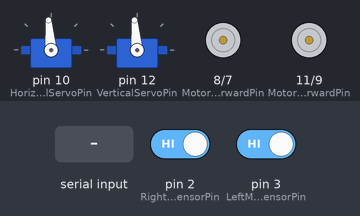
Recording of a sketch running on a simulated Arduino Uno, built with avr-gcc and run on an emulated ATmega328P. On the bench: 2 × servo, motor-driver pin pairs drawn as motors (green arrow = first pin HIGH = forward, orange = second pin HIGH = backward, longer = more drive, scaled by the enable pin). The inputs (shaded band) are chosen by the test bench; at power-on: pin 2 (RightMotorSpeedSensorPin) HIGH, pin 3 (LeftMotorSpeedSensorPin) HIGH.

Above: at 1.2 s.
1.3 s: "1\n" received over Serial
At 4.0 s:
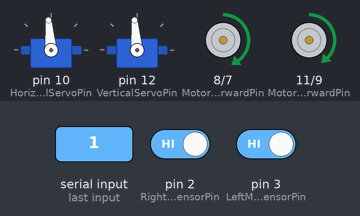
4.3 s: "0\n" received over Serial
At 5.9 s:
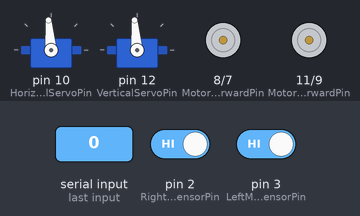
6.8 s: "3\n" received over Serial
At 9.0 s:
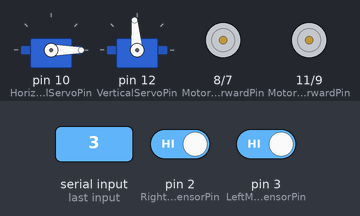
9.3 s: "1\n" received over Serial
At 11.3 s:
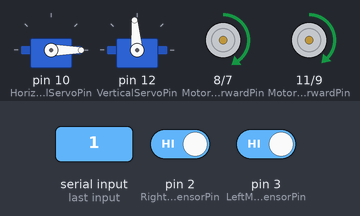
12.3 s: "1,90\n" received over Serial
At 14.5 s:
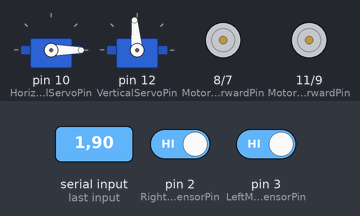
Timing chart, 0 to 15.8 s (numbered marks = the images above; inputs shaded):
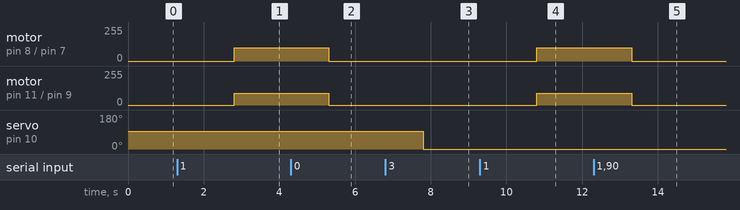

Measured:
- after the input at 1.3 s, motor on pin 8 (MotorRightForwardPin) / pin 7 (MotorRightBackPin): stopped → forward 100/255 after 1.5 s; motor on pin 11 (MotorLeftForwardPin) / pin 9 (MotorLeftBackPin): stopped → forward 90/255 after 1.5 s
- after the input at 4.3 s, motor on pin 8 (MotorRightForwardPin) / pin 7 (MotorRightBackPin): forward 100/255 → stopped after 1.0 s; motor on pin 11 (MotorLeftForwardPin) / pin 9 (MotorLeftBackPin): forward 90/255 → stopped after 1.0 s
- after the input at 6.8 s, servo on pin 10 (HorizontalServoPin): 95° → 0° after 1.0 s
- after the input at 9.3 s, motor on pin 8 (MotorRightForwardPin) / pin 7 (MotorRightBackPin): stopped → forward 100/255 after 1.5 s; motor on pin 11 (MotorLeftForwardPin) / pin 9 (MotorLeftBackPin): stopped → forward 90/255 after 1.5 s
- after the input at 12.3 s, motor on pin 8 (MotorRightForwardPin) / pin 7 (MotorRightBackPin): forward 100/255 → stopped after 1.0 s; motor on pin 11 (MotorLeftForwardPin) / pin 9 (MotorLeftBackPin): forward 90/255 → stopped after 1.0 s

The sketch:

telerobot.ino
```cpp
#include <TimerOne.h>
#include <Servo.h>

/*
 * For future: I know what PID controllers speed algorithms are, but they are not working good enough for this robot
 */

// Motors Pins
#define MotorLeftSpeedPin    5  // Левый (А) мотор СКОРОСТЬ — ENA
#define MotorLeftForwardPin  11 // Левый (А) мотор ВПЕРЕД — IN1
#define MotorLeftBackPin     9  // Левый (А) мотор НАЗАД — IN2
#define MotorRightForwardPin 8  // Правый (В) мотор ВПЕРЕД — IN3
#define MotorRightBackPin    7  // Правый (В) мотор НАЗАД — IN4
#define MotorRightSpeedPin   6  // Правый (В) мотор СКОРОСТЬ — ENB

// Servo Pins
#define HorizontalServoPin  10  // Servo to rotate camera left and right
#define VerticalServoPin    12  // Servo to rotate camera up and down

#define ServoInitPos        95  // Initial position of servos

// Speed encoders Pins (only pins 2 and 3 support interrupts)
#define LeftMotorSpeedSensorPin  3  // Encoder for left Motor
#define RightMotorSpeedSensorPin 2  // Encoder for right Motor
#define TurnHolesCount           40 // Number of signals from speed encoder for a single turn (20 holes in encoder)

#define MotorSpeedDif 0.9 // Left motor rotates 25% faster
#define DelayBetweenMotorsCommands 500 // Needed not to overload motors by quickly changing rotation direction (1s)
#define MeasureSpeed false
#define MeasureSpeedInterval 1000000 // 1s

#define MinSpeed 100 // 0..255
#define MaxSpeed 200 // 0..255

// Program states
#define FORWARD  0
#define BACKWARD 1
#define LEFT     2
#define RIGHT    3
#define STOP     4

volatile int state = 0; // Current program state
volatile int currentSpeed = 100; // Current motors speed

volatile int course = 0;
volatile int leftSpeedSensorCounter = 0;
volatile int rightSpeedSensorCounter = 0;

// Servos
Servo horizontalServo;
Servo verticalServo;

void handleLeftSpeedSensor() {
  if (MeasureSpeed) leftSpeedSensorCounter++;
  if (state == STOP) {
    return;
  } else {
    course--;
  }
  switch(state) {
    case FORWARD:
      if(course > 0) { rotateLeft(true); } else { rotateRight(true); } // syncs number of rotations between motors (for straight movement)
    break;
    case BACKWARD:
      if(course > 0) { rotateLeft(false); } else { rotateRight(false); } // syncs number of rotations between motors (for straight movement)
    break;
    case LEFT:
      if (abs(course) >= TurnHolesCount) {
        motorsStop();
      }
    break;
  }
}

void handleRightSpeedSensor() {
  if (MeasureSpeed) rightSpeedSensorCounter++;
  if (state == STOP) {
    return;
  } else {
    course++;
  }
  switch(state) {
    case FORWARD:
      if(course < 0) { rotateRight(true); } else { rotateLeft(true); } // syncs number of rotations between motors (for straight movement)
    break;
    case BACKWARD:
      if(course < 0) { rotateRight(false); } else { rotateLeft(false); } // syncs number of rotations between motors (for straight movement)
    break;
    case RIGHT:
      if (abs(course) >= TurnHolesCount) {
        motorsStop();
      }
    break;
  }
}

void setup() {
  Serial.begin(9600);
  // Setup Pins
  pinMode(MotorLeftForwardPin, OUTPUT);
  pinMode(MotorLeftBackPin, OUTPUT);
  pinMode(MotorLeftSpeedPin, OUTPUT);
  pinMode(MotorRightForwardPin, OUTPUT);
  pinMode(MotorRightBackPin, OUTPUT);
  pinMode(MotorRightSpeedPin, OUTPUT);
  pinMode(LeftMotorSpeedSensorPin, INPUT_PULLUP);
  pinMode(RightMotorSpeedSensorPin, INPUT_PULLUP);

  // Servos
  horizontalServo.attach(HorizontalServoPin);
  horizontalServo.write(ServoInitPos);
  verticalServo.attach(VerticalServoPin);
  verticalServo.write(ServoInitPos);

  // Setup Speed Encoders
  attachInterrupt(digitalPinToInterrupt(LeftMotorSpeedSensorPin), handleLeftSpeedSensor, RISING);  // increase counter when speed sensor pin goes High
  attachInterrupt(digitalPinToInterrupt(RightMotorSpeedSensorPin), handleRightSpeedSensor, RISING);  // increase counter when speed sensor pin goes High

  // Setup Timer for speed measuring
  if (MeasureSpeed) {
    Timer1.initialize(MeasureSpeedInterval);
    Timer1.attachInterrupt(debugMotorsSpeed);
  }
}

void loop() {
  if (Serial.available() > 0) {
    handleCommand(Serial.readString());
  }
}
```

coommand.ino
```cpp
/*
 * Commands List:
 * '0' - Stop motors
 * '1,direction' - Start motors
 * '2,speed' - Set motors speed
 * '3,angle' - rotate camera left and right
 * '4,angle' - rotate camera up and down
 */
void handleCommand(String cmd) {
  String params[10];
  char delimeter = ',';
  int paramsCount = 0;
  int dir = 0;

  // Parse cmd String
  if(cmd.indexOf(delimeter) > 0) {
    while(cmd.indexOf(delimeter) > 0) {
      params[paramsCount] = cmd.substring(0, cmd.indexOf(delimeter));
      paramsCount++;
      cmd = cmd.substring(cmd.indexOf(delimeter)+1, cmd.length()+1);
    }
    params[paramsCount] = cmd;
    paramsCount++;
  } else {
    params[paramsCount] = cmd;
    paramsCount++;
  }

  switch(params[0].toInt()){
    case 0:
      state = STOP;
      motorsStop();
    break;
    case 1:
      dir = params[1].toInt();
      motorsStop();
      state = dir;
      motorsStart(dir);
    break;
    case 2:
      motorsSetSpeed(params[1].toInt());
    break;
    case 3:
      horizontalServo.write(params[1].toInt());
    break;
    case 4:
      int pos = params[1].toInt();
      if (pos > 140) { pos = 140; }
      if (pos < 85) { pos = 85; }
      verticalServo.write(pos);
    break;
  }
}
```

motor.ino
```cpp
/*
 * Start robot movement
 * direction: 0 - forward, 1 - backward, 2 - turn left, 3 - turn right
 */
void motorsStart(int dir) {
  delay(DelayBetweenMotorsCommands);
  switch(dir) {
    case FORWARD:
      rotateBothForward();
    break;
    case BACKWARD:
      rotateBothBackward();
    break;
    case LEFT:
      rotateLeft(true);
    break;
    case RIGHT:
      rotateRight(true);
    break;
  }

  motorsSetSpeed(currentSpeed);
  course = 0;
}

void rotateBothForward() {
  digitalWrite(MotorRightForwardPin, HIGH);
  digitalWrite(MotorLeftForwardPin, HIGH);
  digitalWrite(MotorRightBackPin, LOW);
  digitalWrite(MotorLeftBackPin, LOW);
}

void rotateBothBackward() {
  digitalWrite(MotorRightForwardPin, LOW);
  digitalWrite(MotorLeftForwardPin, LOW);
  digitalWrite(MotorRightBackPin, HIGH);
  digitalWrite(MotorLeftBackPin, HIGH);
}

void rotateLeft(boolean fwd) {
  if (fwd) {//rotate forward
    digitalWrite(MotorLeftForwardPin, HIGH);
    digitalWrite(MotorLeftBackPin, LOW);
  } else {
    digitalWrite(MotorLeftForwardPin, LOW);
    digitalWrite(MotorLeftBackPin, HIGH);
  }
  digitalWrite(MotorRightForwardPin, LOW);
  digitalWrite(MotorRightBackPin, LOW);
}

void rotateRight(boolean fwd) {
  if (fwd) {//rotate forward
    digitalWrite(MotorRightForwardPin, HIGH);
    digitalWrite(MotorRightBackPin, LOW);
  } else {
    digitalWrite(MotorRightForwardPin, LOW);
    digitalWrite(MotorRightBackPin, HIGH);
  }
  digitalWrite(MotorLeftForwardPin, LOW);
  digitalWrite(MotorLeftBackPin, LOW);
}

/*
 * Stop robot movement
 */
void motorsStop() {
  digitalWrite(MotorRightForwardPin, LOW);
  digitalWrite(MotorLeftForwardPin, LOW);
  digitalWrite(MotorRightBackPin, LOW);
  digitalWrite(MotorLeftBackPin, LOW);
}

/*
 * Set robot movement speed for 2 motors
 */
void motorsSetSpeed(int s) {
  currentSpeed = s;
  if (currentSpeed < MinSpeed) currentSpeed = MinSpeed;
  if (currentSpeed > MaxSpeed) currentSpeed = MaxSpeed;
  int leftMotorSpeed = (int) currentSpeed*MotorSpeedDif;
  analogWrite(MotorRightSpeedPin, currentSpeed);
  analogWrite(MotorLeftSpeedPin, leftMotorSpeed);
}

void debugMotorsSpeed() {
  char buffer [200];
  sprintf(buffer, "LSP: %4d | RSP: %4d", leftSpeedSensorCounter, rightSpeedSensorCounter);
  Serial.println(buffer);
  leftSpeedSensorCounter = 0;
  rightSpeedSensorCounter = 0;
}
```
